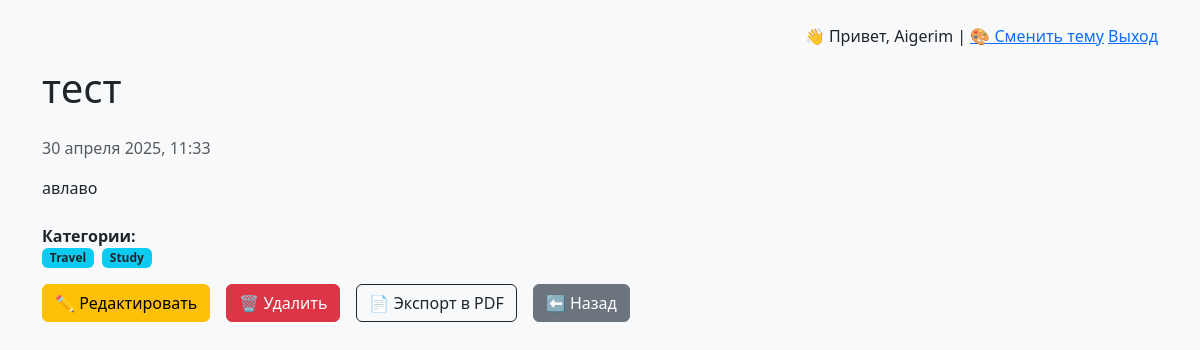
The app's page /entry/7/ (signed in) with its own data.
### diary/models.py (models this page shows, shortened)
class DiaryEntry(models.Model):
    objects = DiaryManager()
    user = models.ForeignKey(User, on_delete=models.CASCADE)
    title = models.CharField(max_length=200)
    content = models.TextField()
    categories = models.ManyToManyField(Category, blank=True)
    created_at = models.DateTimeField(auto_now_add=True)
    is_pinned = models.BooleanField(default=False)
    image = models.ImageField(upload_to='diary_images/', blank=True, null=True)

class Category(models.Model):
    name = models.CharField(max_length=100)

### diary/views.py (the view)
# urls.py: path('entry/<int:entry_id>/', views.view_entry, name='view_entry'),
@login_required
def view_entry(request, entry_id):
    entry = get_object_or_404(DiaryEntry, pk=entry_id, user=request.user)
    theme = request.session.get('theme', 'light')
    return render(request, 'diary/view_entry.html', {'entry': entry, 'theme': theme})

### diary/templates/diary/view_entry.html (shortened to what this page needs)
{% extends 'diary/base.html' %}
{% block content %}
<h1 class="mb-4">{{ entry.title }}</h1>
<p class="text-muted">{{ entry.created_at|date:"j E Y, H:i" }}</p>
<div class="mb-4">
    {{ entry.content|linebreaks }}
</div>
{% if entry.categories.all %}
    <div class="mb-3">
        <strong>Категории:</strong>
        <div class="d-flex flex-wrap">
            {% for cat in entry.categories.all %}
                <span class="badge bg-info text-dark me-2">{{ cat.name }}</span>
            {% endfor %}
        </div>
    </div>
{% endif %}
<div class="d-flex gap-2">
    <a href="{% url 'edit_entry' entry.id %}" class="btn btn-warning">✏️ Редактировать</a>
    <a href="{% url 'delete_entry' entry.id %}" class="btn btn-danger ms-2">🗑️ Удалить</a>
    <a href="{% url 'export_entry_pdf' entry.id %}" class="btn btn-outline-dark ms-2">📄 Экспорт в PDF</a>
    <a href="{% url 'home' %}" class="btn btn-secondary ms-2">⬅️ Назад</a>
</div>
{% endblock %}

### diary/templates/diary/base.html (shortened to what this page needs)
<!DOCTYPE html>
<html lang="ru">
<head>
    <link href="https://cdn.jsdelivr.net/npm/bootstrap@5.3.3/dist/css/bootstrap.min.css" rel="stylesheet">
</head>
<body class="{% if request.session.theme == 'pink' %}pink-theme{% else %}bg-light{% endif %}">
<div class="container py-4">
    <p class="text-end">
        👋 Привет, {{ user.username }} |
        <a href="{% url 'toggle_theme' %}">🎨 Сменить тему</a>
        <a href="{% url 'logout' %}">Выход</a>
    </p>
    {% block content %}{% endblock %}
</div>
</body>
</html>

### diary/templates/diary/base.html (style rules this page uses)
.btn { padding: 10px 20px; border: none; background-color: #008CBA; color: white; text-decoration: none; border-radius: 5px; font-weight: bold; }
.btn-secondary { background-color: #6c757d; }

### records on screen
DiaryEntry: title "тест", created_at "30 апреля 2025, 11:33", content "авлаво"
Category: name "Travel"
Category: name "Study"

### other values on screen
{{ user.username }} "Aigerim"
